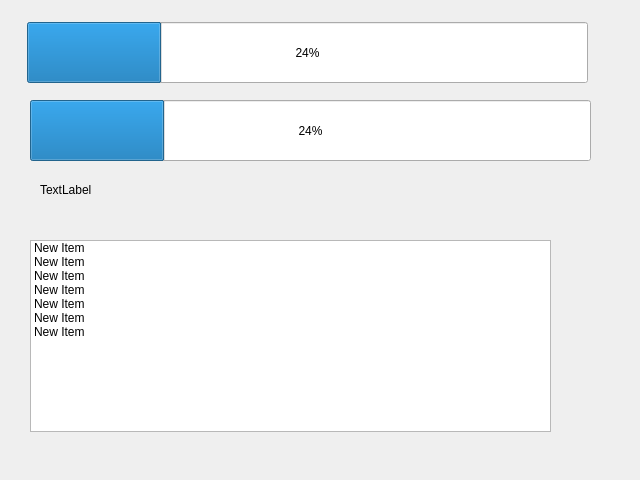
<?xml version="1.0" encoding="UTF-8"?>
<ui version="4.0">
 <class>Form</class>
 <widget class="QWidget" name="Form">
  <property name="geometry">
   <rect>
    <x>0</x>
    <y>0</y>
    <width>640</width>
    <height>480</height>
   </rect>
  </property>
  <property name="windowTitle">
   <string>Form</string>
  </property>
  <widget class="QProgressBar" name="progressBar_2">
   <property name="geometry">
    <rect>
     <x>27</x>
     <y>22</y>
     <width>561</width>
     <height>61</height>
    </rect>
   </property>
   <property name="value">
    <number>24</number>
   </property>
  </widget>
  <widget class="QLabel" name="label">
   <property name="geometry">
    <rect>
     <x>40</x>
     <y>180</y>
     <width>511</width>
     <height>20</height>
    </rect>
   </property>
   <property name="text">
    <string>TextLabel</string>
   </property>
  </widget>
  <widget class="QProgressBar" name="progressBar_3">
   <property name="geometry">
    <rect>
     <x>30</x>
     <y>100</y>
     <width>561</width>
     <height>61</height>
    </rect>
   </property>
   <property name="value">
    <number>24</number>
   </property>
  </widget>
  <widget class="QListWidget" name="listWidget">
   <property name="geometry">
    <rect>
     <x>30</x>
     <y>240</y>
     <width>521</width>
     <height>192</height>
    </rect>
   </property>
   <item>
    <property name="text">
     <string>New Item</string>
    </property>
   </item>
   <item>
    <property name="text">
     <string>New Item</string>
    </property>
   </item>
   <item>
    <property name="text">
     <string>New Item</string>
    </property>
   </item>
   <item>
    <property name="text">
     <string>New Item</string>
    </property>
   </item>
   <item>
    <property name="text">
     <string>New Item</string>
    </property>
   </item>
   <item>
    <property name="text">
     <string>New Item</string>
    </property>
   </item>
   <item>
    <property name="text">
     <string>New Item</string>
    </property>
   </item>
  </widget>
 </widget>
 <resources/>
 <connections/>
</ui>
